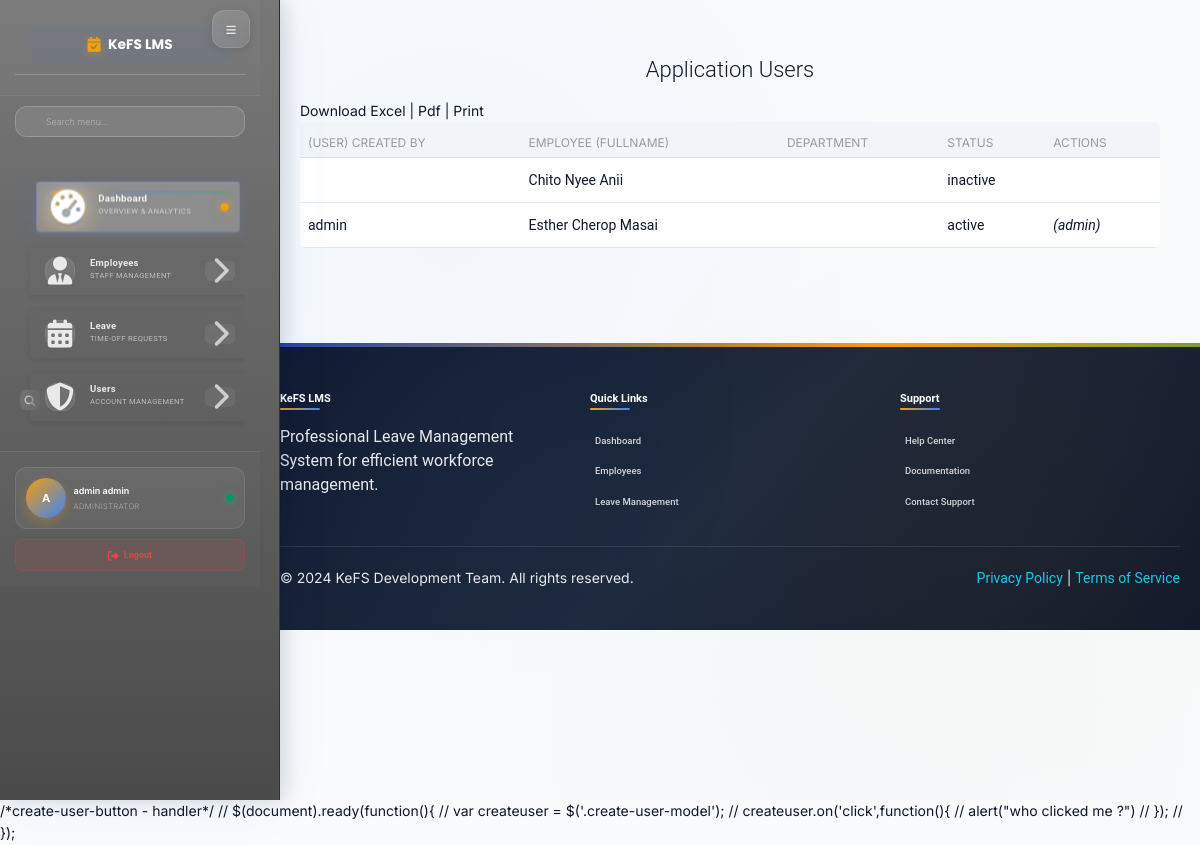
Page /accounts/users/all (signed in) on the committed database.
### employee/models.py (models this page shows, shortened)
class CustomUser(AbstractUser): #auth_base.AbstractBaseUser
    HR = 1
    SUPERVISOR = 2
    USER = 3
    ROLE_CHOICES = (
        (HR, 'hr'),
        (SUPERVISOR, 'supervisor'),
        (USER, 'user'),
    )
    first_name = models.CharField(max_length=100)
    last_name = models.CharField(max_length=100)
    username = models.CharField(max_length=100)
    email = models.EmailField(unique=True)
    phone_number = models.CharField(max_length=100)
    role = models.PositiveSmallIntegerField(choices=ROLE_CHOICES, blank=True, null=True)
    date_joined = models.DateTimeField(auto_now_add=True)
    last_login = models.DateTimeField(auto_now=True)
    created_date = models.DateField(auto_now_add=True)
    modified_date = models.DateField(auto_now=True)
    is_active = models.BooleanField(default=False)
    is_admin = models.BooleanField(default=False)
    is_superuser = models.BooleanField(default=False)
    is_staff = models.BooleanField(default=False)
    objects = UserManager()
    USERNAME_FIELD = 'email'
    REQUIRED_FIELDS = ['username', 'first_name', 'last_name']

class Employee(models.Model):
    MALE = 'male'
    FEMALE = 'female'
    OTHER = 'other'
    NOT_KNOWN = 'Prefer not to say'
    GENDER = (
        (MALE, 'Male'),
        (FEMALE, 'Female'),
        (OTHER, 'Other'),
        (NOT_KNOWN, 'Prefer not to say'),
    )
    MR = 'Mr'
    MRS = 'Mrs'
    MSS = 'Mss'
    DR = 'Dr'
    SIR = 'Sir'
    MADAM = 'Madam'
    TITLE = (
        (MR, 'Mr'),
        (MRS, 'Mrs'),
        (MSS, 'Mss'),
        (DR, 'Dr'),
        (SIR, 'Sir'),
        (MADAM, 'Madam'),
    )
    FULL_TIME = 'Full-Time'
    PART_TIME = 'Part-Time'
    CONTRACT = 'Contract'
    INTERN = 'Intern'
    EMPLOYEETYPE = (
        (FULL_TIME, 'Full-Time'),
        (PART_TIME, 'Part-Time'),
        (CONTRACT, 'Contract'),
        (INTERN, 'Intern'),
    )
    user = models.ForeignKey(settings.AUTH_USER_MODEL, on_delete=models.CASCADE, default=1)
    image = models.FileField(_('Profile Image'), upload_to='profiles', default='default.png', blank=True, null=True,
                             help_text='upload image size less than 2.0MB')  # work on path username-date/image
    firstname = models.CharField(_('Firstname'), max_length=250, null=False, blank=False)
    lastname = models.CharField(_('Lastname'), max_length=250, null=False, blank=False)
    othername = models.CharField(_('Othername (optional)'), max_length=250, null=True, blank=True)
    birthday = models.DateField(_('Birthday'), blank=False, null=False)
    Department = models.ForeignKey(Department, verbose_name=_('Department'), on_delete=models.SET_NULL, null=True,
                                    default=None)
    role = models.ForeignKey(Role, verbose_name=_('Role'), on_delete=models.SET_NULL, null=True, default=None)
    startdate = models.DateField(_('Employement Date'), help_text='date of employement', blank=False, null=True)
    employeetype = models.CharField(_('Employee Type'), max_length=115, default=FULL_TIME, choices=EMPLOYEETYPE,
                                    blank=False, null=True)
    peronal_number = models.CharField(_('Personal Number'), max_length=100, null=True, blank=True)
    dateissued = models.DateField(_('Date Issued'), help_text='date staff id was issued', blank=False, null=True)
    is_blocked = models.BooleanField(_('Is Blocked'), help_text='button to toggle employee block and unblock',
                                     default=False)
    is_deleted = models.BooleanField(_('Is Deleted'), help_text='button to toggle employee deleted and undelete',
                                     default=False)
    created = models.DateTimeField(verbose_name=_('Created'), auto_now_add=True, null=True)
    updated = models.DateTimeField(verbose_name=_('Updated'), auto_now=True, null=True)
    objects = EmployeeManager()
    class Meta:
        verbose_name = _('Employee')
        verbose_name_plural = _('Employees')
        ordering = ['-created']
    @property
    def get_full_name(self):
        if self.othername:
            return f"{self.firstname} {self.lastname} {self.othername}"
        return f"{self.firstname} {self.lastname}"

### accounts/views.py (the view)
# urls.py: path('users/all',views.users_list,name='users'),
def users_list(request):
	employees = Employee.objects.all()
	return render(request,'accounts/users_table.html',{'employees':employees,'title':'Users List'})

### employee/managers.py (called while the page is built)
    def get_queryset(self):
        return super().get_queryset().filter(is_deleted=False)

### templates/accounts/users_table.html (shortened to what this page needs)
{% extends '_layout.html' %}
 {% block content %}
        <section class="content">
            <section class="container-fluid">
                	<div class="table-shadow">
                		<div class="text-center table-description">
                			<h4 class="title-h3">Application Users</h4>
                		</div>
                		<div class="container-fluid">
                			<div class="row">
                			 	<div class="download-print-action">
                			  		Download Excel | Pdf | Print
                				</div>
                			</div>
                		</div>
                		<table class="table">
							  <thead>
							    <tr>
							      <th scope="col">(User) Created By</th>
							      <th scope="col">Employee (fullname) </th>
							      <th scope="col">Department</th>
							      <th scope="col">Status</th>
							      <th scope="col">Actions</th>
							    </tr>
							  </thead>
							  <tbody>
							  	{% for emp in employees %}
							  	<tr>
								      <td>{{ emp.user.username}}</td>
								      <td>{{ emp.get_full_name }}</td>
								      <td>{{ emp.designation }}</td>
								      {% if emp.user.is_active %}
								      <td>active</td>
								      {% else %}
								      <td>inactive</td>
								      {% endif %}
								      {%  if emp.user.is_active and emp.user.is_superuser %}
								      <td style="font-style:italic;">(admin)</td>
								      {% elif emp.user.is_active %}
								      <td><a href="{% url 'accounts:userblock' emp.user.id %}" title="block user"><i class="pe-7s-unlock"></i></a></td>
								      {% else %}
								      <td><a href="{% url 'accounts:userunblock' emp.user.id %}" title="unblock user"></a></td>
								      {% endif %}
							  </tr>
							   {% endfor %}
							  </tbody>
						</table>
					</div>
            </section>
        </section>
 {% endblock %}
{% block extrajs%}
/*create-user-button - handler*/
// $(document).ready(function(){
// var createuser = $('.create-user-model');
// createuser.on('click',function(){
// alert("who clicked me ?")
// });
// });
{% endblock %}

### templates/_layout.html (shortened to what this page needs)
{% load static %}
<!doctype html>
<html lang="en">
<head>
    <link rel="stylesheet" href="https://cdnjs.cloudflare.com/ajax/libs/font-awesome/6.4.0/css/all.min.css">
    <link href="{% static 'css/bootstrap.min.css' %}" rel="stylesheet" />
    <link href="{% static 'css/animate.min.css' %}" rel="stylesheet"/>
    <link href="{% static 'css/light-bootstrap-dashboard.css' %}" rel="stylesheet"/>
    <link rel="stylesheet" href="https://code.jquery.com/ui/1.12.1/themes/base/jquery-ui.css">
</head>
<body>
    <div class="sidebar" id="sidebar">
        <div class="sidebar-wrapper">
            <div class="sidebar-header">
                <button class="sidebar-toggle" id="sidebar-toggle" aria-label="Toggle sidebar">
                    <i class="fas fa-bars"></i>
                </button>
                <div class="logo">
                    <a href="{% url 'dashboard:dashboard' %}">
                        <i class="fas fa-calendar-check"></i>
                        <span>KeFS LMS</span>
                    </a>
                </div>
            </div>
            <div class="sidebar-search">
                <i class="fas fa-search search-icon"></i>
                <input type="text" class="search-input" placeholder="Search menu..." id="sidebar-search">
            </div>
            <nav>
                <ul class="nav">
                    <li class="nav-item active">
                        <a href="{% url 'dashboard:dashboard' %}" class="nav-link">
                            <div class="nav-icon-wrapper">
                                <i class="fas fa-gauge-high nav-icon"></i>
                                <div class="nav-icon-glow"></div>
                            </div>
                            <div class="nav-content">
                                <span class="nav-title">Dashboard</span>
                                <span class="nav-subtitle">Overview & Analytics</span>
                            </div>
                            <div class="nav-indicator active"></div>
                        </a>
                    </li>
                    {% if request.user.is_superuser or request.user.is_staff %}
                    <li class="nav-item dropdown">
                        <a href="#" class="nav-link dropdown-toggle">
                            <div class="nav-icon-wrapper">
                                <i class="fas fa-user-tie nav-icon"></i>
                            </div>
                            <div class="nav-content">
                                <span class="nav-title">Employees</span>
                                <span class="nav-subtitle">Staff Management</span>
                            </div>
                            <i class="fas fa-chevron-right chevron-icon"></i>
                        </a>
                    </li>
                    {% endif %}
                    <li class="nav-item dropdown">
                        <a href="#" class="nav-link dropdown-toggle">
                            <div class="nav-icon-wrapper">
                                <i class="fas fa-calendar-days nav-icon"></i>
                            </div>
                            <div class="nav-content">
                                <span class="nav-title">Leave</span>
                                <span class="nav-subtitle">Time-off Requests</span>
                            </div>
                            <i class="fas fa-chevron-right chevron-icon"></i>
                        </a>
                    </li>
                    {% if request.user.is_superuser or request.user.is_staff %}
                    <li class="nav-item dropdown">
                        <a href="#" class="nav-link dropdown-toggle">
                            <div class="nav-icon-wrapper">
                                <i class="fas fa-shield-halved nav-icon"></i>
                            </div>
                            <div class="nav-content">
                                <span class="nav-title">Users</span>
                                <span class="nav-subtitle">Account Management</span>
                            </div>
                            <i class="fas fa-chevron-right chevron-icon"></i>
                        </a>
                    </li>
                    {% endif %}
                </ul>
            </nav>
            <div class="sidebar-profile">
                <div class="user-profile">
                    <div class="user-avatar">
                        {{ request.user.get_full_name|slice:":1"|default:request.user.username|slice:":1"|upper }}
                    </div>
                    <div class="user-info">
                        <div class="user-name">{{ request.user.get_full_name|truncatechars:15|default:request.user.username|truncatechars:15 }}</div>
                        <div class="user-role">
                            {% if request.user.is_superuser %}Administrator{% elif request.user.is_staff %}Staff{% else %}Employee{% endif %}
                        </div>
                    </div>
                    <div class="user-status" title="Online"></div>
                </div>
                <div class="sidebar-logout">
                    <a href="{% url 'accounts:logout' %}" class="logout-btn">
                        <i class="fas fa-sign-out-alt"></i>
                        <span>Logout</span>
                    </a>
                </div>
            </div>
        </div>
    </div>
    <div class="main-panel">
        <main id="main-content" class="main-content">
            {% block content %}{% endblock %}
        </main>
        <footer class="app-footer">
            <div class="footer-content">
                <div class="footer-section">
                    <h5>KeFS LMS</h5>
                    <p>Professional Leave Management System for efficient workforce management.</p>
                </div>
                <div class="footer-section">
                    <h5>Quick Links</h5>
                    <ul class="footer-links">
                        <li><a href="{% url 'dashboard:dashboard' %}">Dashboard</a></li>
                        <li><a href="{% url 'dashboard:employees' %}">Employees</a></li>
                        <li><a href="{% url 'dashboard:staffleavetable' %}">Leave Management</a></li>
                    </ul>
                </div>
                <div class="footer-section">
                    <h5>Support</h5>
                    <ul class="footer-links">
                        <li><a href="#">Help Center</a></li>
                        <li><a href="#">Documentation</a></li>
                        <li><a href="#">Contact Support</a></li>
                    </ul>
                </div>
            </div>
            <div class="footer-bottom">
                <div>&copy; 2024 KeFS Development Team. All rights reserved.</div>
                <div>
                    <a href="#">Privacy Policy</a> | <a href="#">Terms of Service</a>
                </div>
            </div>
        </footer>
    </div>
    {% block extrajs %}{% endblock %}
</body>
</html>

### rows in the picture
CustomUser: user.get_full_name "A", user.get_full_name "admin admin"
Employee: get_full_name "Chito Nyee Anii", shows "inactive"
Employee: user.username "admin", get_full_name "Esther Cherop Masai", shows "active", shows "(admin)"
